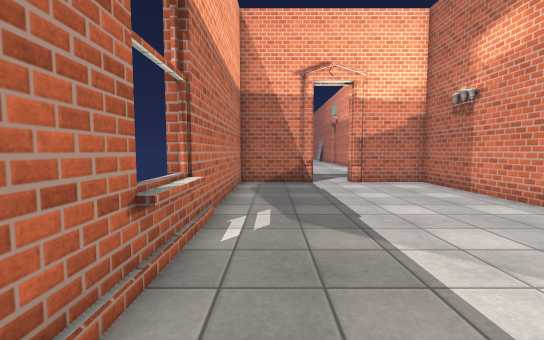
[1] (above)

24 first-person views from a walk through a 3-D level made in the Unity game engine. The camera is 1.3 m above the floor, tilts 4° down and sees 90° across. The floor is counted in squares, 1 m on a side. Each view is taken from the middle of a square. On the plan, view 1 faces up. The plan holds only what a view shows up to about 13 squares ahead; the rest is blank. The place goes on beyond the plan. The player character is not drawn. Door leaves are left out, so doorways stand open. Surface patterns are stand-ins for the level's own textures.

[2]
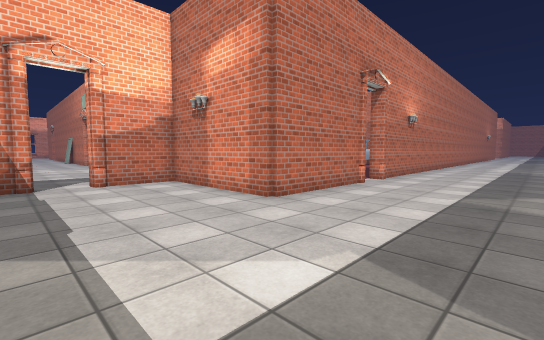

[3]
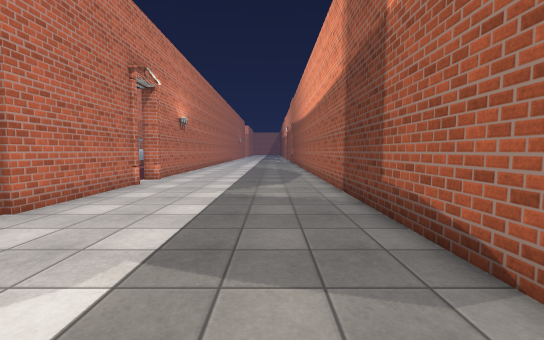

[4]
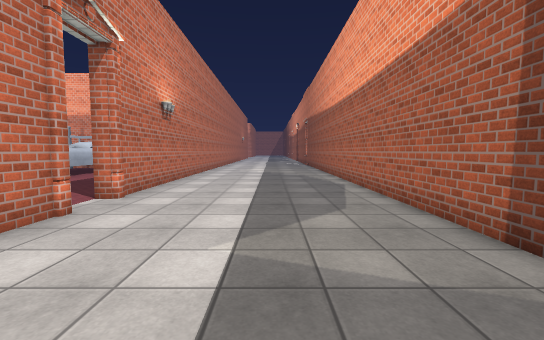

[5]
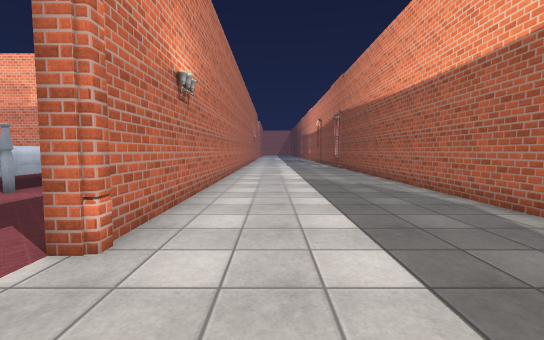

[6]
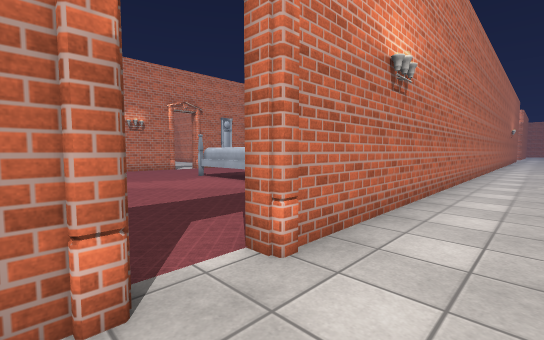

[7]
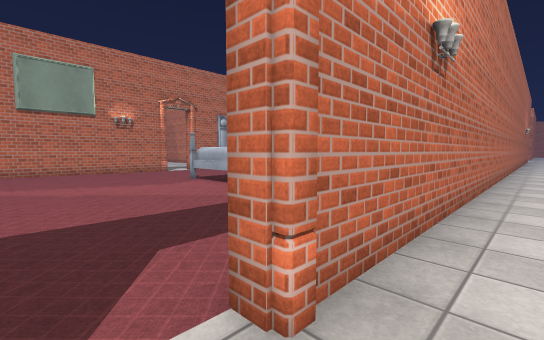

[8]
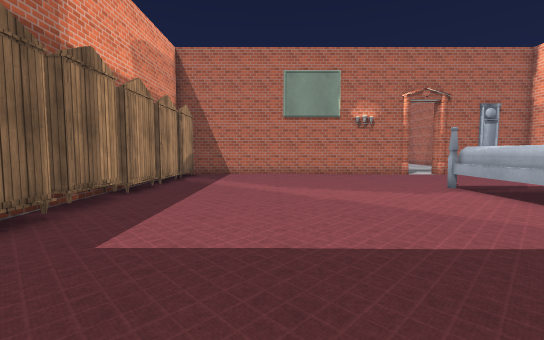

[9]
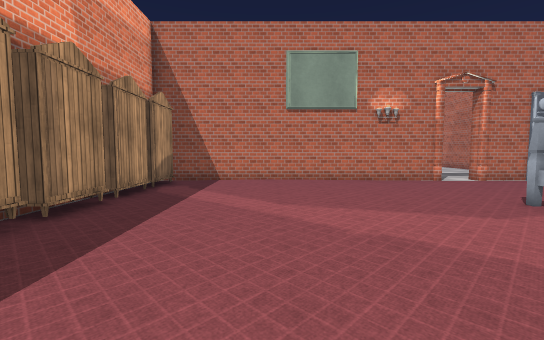

[10]
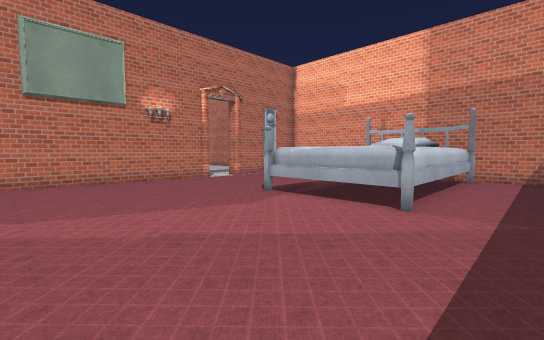

[11]
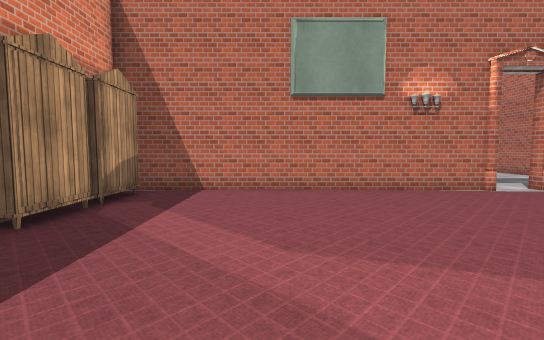

[12]
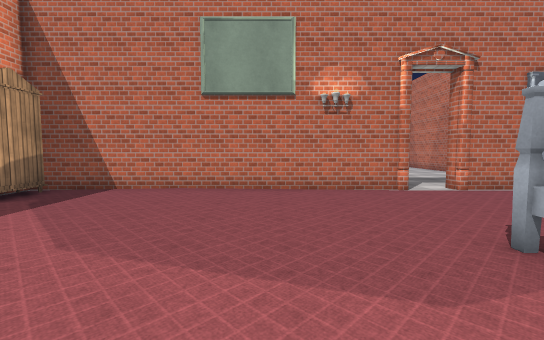

[13]
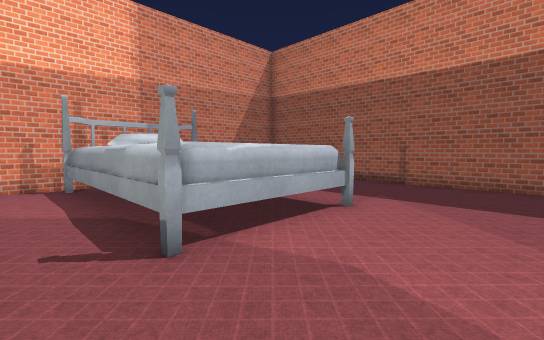

[14]
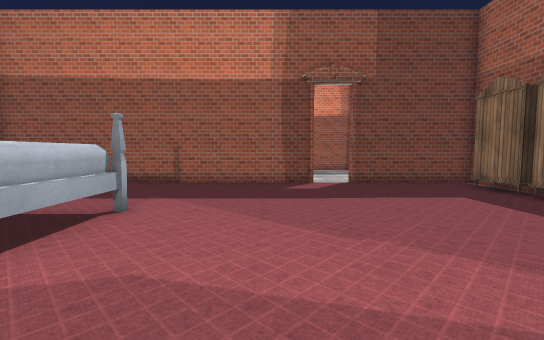

[15]
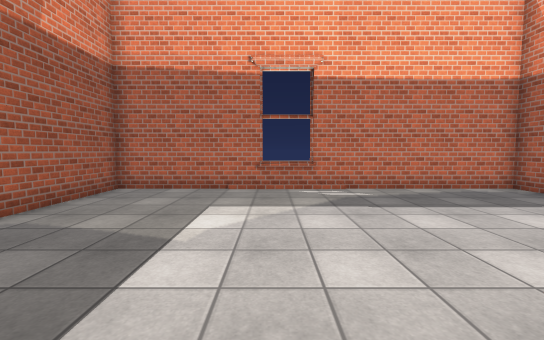

[16]
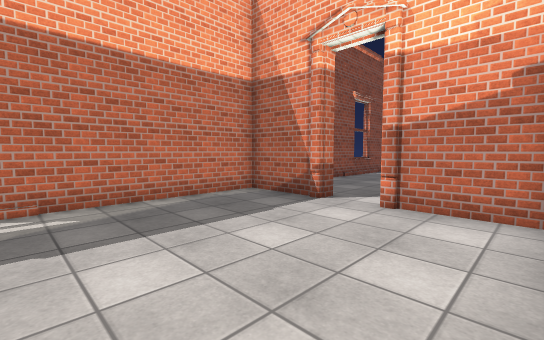

[17]
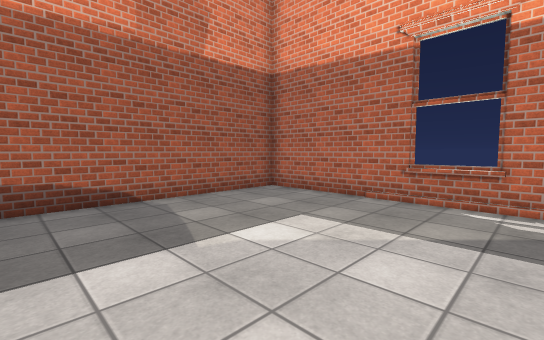

[18]
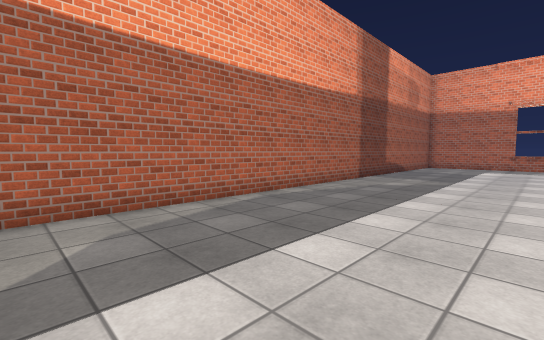

[19]
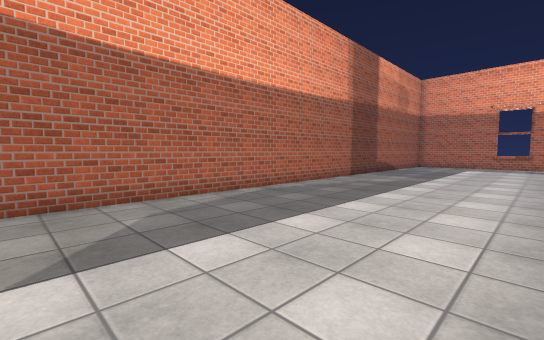

[20]
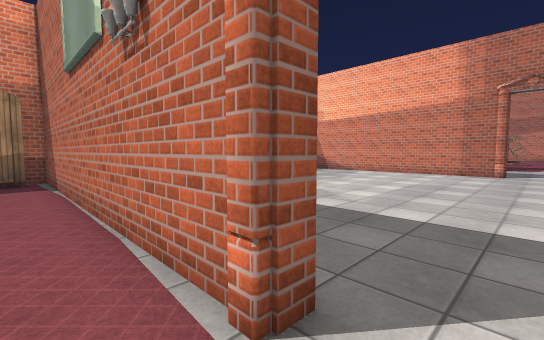

[21]
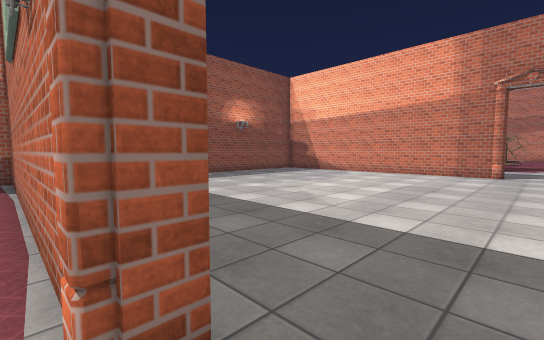

[22]
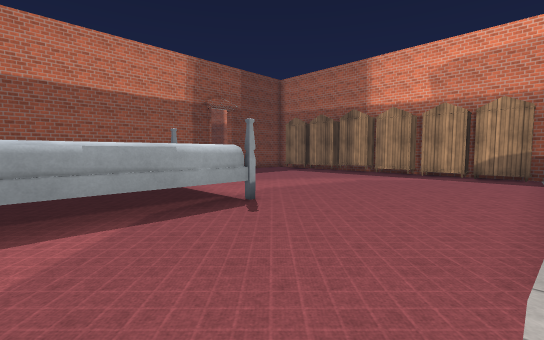

[23]
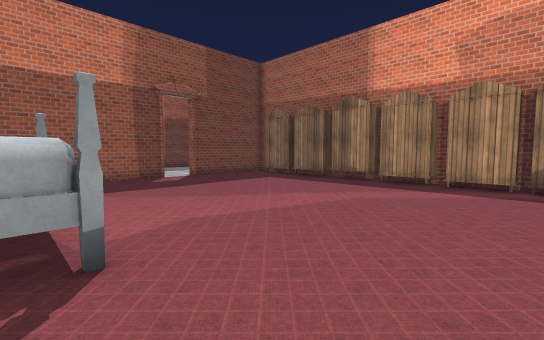

[24]
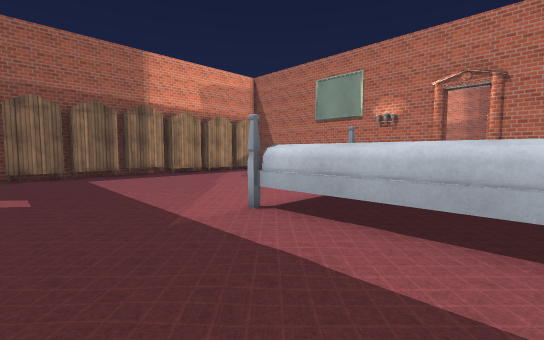

### Floor plan
Points are (right, up) in squares from view 1. A wall is a line through its corners. A room is listed if a view was taken in it or the views show most of it. See-through windows are left out.
Room 1 (views 1, 2, 3, 4, 5, 6, 7, 15, 16, 17, 18, 19)
walls: (11.7, 5.7) (11.7, 5.3) (6.3, 5.3) (6.3, 9.4); (6.3, 11.3) (3.3, 11.3) (3.3, 11.9); (1.7, 11.9) (1.7, 11.3) (-1.3, 11.3) (-1.3, -2.3) (23.1, -2.3); (23.5, 5.3) (13.3, 5.3)
low walls: (-1.1, 4.5) (-1.1, 2.5)
ways out: opening at (6.3, 10) to room 2; opening at (12.5, 6) to room 2; opening at (2.5, 12)
Room 2 (views 8, 9, 10, 11, 12, 13, 14, 20, 21, 22, 23, 24)
walls: (6.7, 15.5) (6.7, 12.5); (19.7, 21.3) (6.7, 21.3) (6.7, 20.6); (13.3, 5.3) (13.3, 5.7) (23.5, 5.7); (6.3, 9.4) (6.3, 11.3); (6.7, 8.5) (6.7, 5.7) (11.7, 5.7); (23.5, 21.3) (21.3, 21.3)
ways out: opening at (6.3, 10) to room 1; opening at (12.5, 6) to room 1; opening at (20.5, 22)
objects: cabinet (7, 9); cabinet (7, 11); cabinet (7, 12); cabinet (7, 16); cabinet (7, 17); cabinet (8, 19) to (8, 20); other object (18, 11) to (23, 15)

Where each view was taken, in squares from view 1:
view 1: 0 up, 0 right, facing up
view 2: 0 up, 1 right, facing up-right
view 3: 0 up, 1 right, facing right
view 4: 1 up, 6 right, facing right
view 5: 3 up, 10 right, facing right
view 6: 3 up, 11 right, facing up-right
view 7: 4 up, 12 right, facing up-right
view 8: 6 up, 12 right, facing up
view 9: 9 up, 12 right, facing up
view 10: 9 up, 12 right, facing up-right
view 11: 12 up, 12 right, facing up
view 12: 12 up, 15 right, facing up
view 13: 17 up, 15 right, facing down-right
view 14: 17 up, 15 right, facing down
view 15: 3 up, 8 right, facing left
view 16: 5 up, 6 right, facing up-left
view 17: 5 up, 6 right, facing down-left
view 18: 4 up, 22 right, facing down-left
view 19: 5 up, 23 right, facing down-left
view 20: 20 up, 21 right, facing up-left
view 21: 21 up, 21 right, facing up-left
view 22: 21 up, 23 right, facing down-left
view 23: 19 up, 19 right, facing down-left
view 24: 7 up, 23 right, facing up-left
